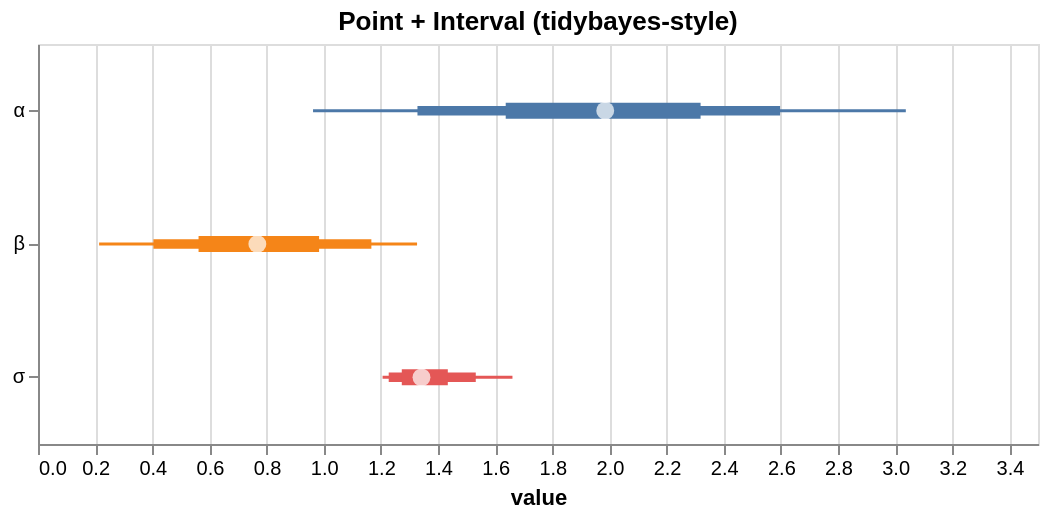

Source (Vega-Lite JSON):
### Vega-Lite specification from a JSON file in a GitHub repository (floating-point values rounded to 4 significant figures)
{"$schema": "https://vega.github.io/schema/vega-lite/v5.json", "height": 200, "layer": [{"encoding": {"x2": {"field": "hi_0_95_"}, "x": {"field": "lo_0_95_", "title": "value", "type": "quantitative"}, "color": {"field": "parameter", "type": "nominal", "legend": null}, "y": {"axis": {"title": null}, "field": "parameter", "type": "nominal"}}, "mark": {"strokeWidth": 1.5, "type": "rule"}}, {"encoding": {"x2": {"field": "hi_0_8_"}, "x": {"field": "lo_0_8_", "title": "value", "type": "quantitative"}, "color": {"field": "parameter", "type": "nominal", "legend": null}, "y": {"axis": {"title": null}, "field": "parameter", "type": "nominal"}}, "mark": {"strokeWidth": 4.75, "type": "rule"}}, {"encoding": {"x2": {"field": "hi_0_5_"}, "x": {"field": "lo_0_5_", "title": "value", "type": "quantitative"}, "color": {"field": "parameter", "type": "nominal", "legend": null}, "y": {"axis": {"title": null}, "field": "parameter", "type": "nominal"}}, "mark": {"strokeWidth": 8.0, "type": "rule"}}, {"encoding": {"x": {"field": "__point__", "type": "quantitative"}, "y": {"field": "parameter", "type": "nominal"}}, "mark": {"filled": true, "color": "white", "size": 80, "type": "point"}}], "data": {"values": [{"parameter": "α", "lo_0_95_": 0.9626, "lo_0_8_": 1.328, "hi_0_8_": 2.597, "hi_0_5_": 2.319, "__point__": 1.985, "hi_0_95_": 3.037, "lo_0_5_": 1.637}, {"parameter": "β", "lo_0_95_": 0.2139, "lo_0_8_": 0.404, "hi_0_8_": 1.167, "hi_0_5_": 0.9839, "__point__": 0.7677, "hi_0_95_": 1.327, "lo_0_5_": 0.5619}, {"parameter": "σ", "lo_0_95_": 1.206, "lo_0_8_": 1.228, "hi_0_8_": 1.532, "hi_0_5_": 1.434, "__point__": 1.342, "hi_0_95_": 1.661, "lo_0_5_": 1.273}]}, "title": "Point + Interval (tidybayes-style)", "width": 500}
